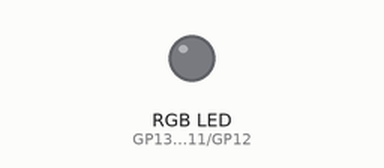
This program was run on a simulated Raspberry Pi Pico running MicroPython. On the bench: an RGB LED mixed from three pins (HIGH = lit). The clock reads 2024-03-15 10:24:30 at power-on unless the program sets it. At 5.0 s the program stops and its outputs stay as they are.

Above: at 0.6 s.
At 2.25 s:
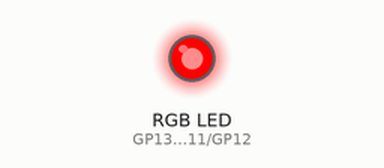
Timing chart, 0 to 3.0 s (numbered marks = the images above):
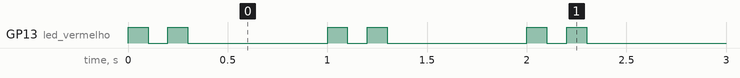

Measured:
- by itself, GP13 (led_vermelho): repeats every 1.0 s: LOW 0.10 s, HIGH 0.10 s, LOW 0.70 s, HIGH 0.10 s, until it stays LOW from 4.3 s
- by itself, everything shown: repeats every 1.0 s, in 4 steps

The program:

animar_led_coracao.py
```python
# animar_led_coracao.py
# Animação de batimento cardíaco no LED
# Bloco: Animar LED da cor batimento cardíaco

from machine import Pin, PWM
import time

# Configuração dos pinos do LED RGB
LED_RED = 13   # GPIO13 - Vermelho
LED_GREEN = 11 # GPIO11 - Verde
LED_BLUE = 12  # GPIO12 - Azul

# Inicializa os LEDs com PWM
led_vermelho = PWM(Pin(LED_RED), freq=1000)
led_verde = PWM(Pin(LED_GREEN), freq=1000)
led_azul = PWM(Pin(LED_BLUE), freq=1000)

def animar_led_coracao(cor, duracao_total=5):
    """
    Simula um batimento cardíaco com dois pulsos rápidos.

    Args:
        cor: Tupla (R, G, B) com valores de 0 a 255
        duracao_total: Tempo total em segundos (padrão: 5)
    """
    tempo_inicio = time.time()

    while time.time() - tempo_inicio < duracao_total:
 # Primeiro pulso
        led_vermelho.duty_u16(cor[0] * 257)
        led_verde.duty_u16(cor[1] * 257)
        led_azul.duty_u16(cor[2] * 257)
        time.sleep_ms(100)

 # Pausa curta
        led_vermelho.duty_u16(0)
        led_verde.duty_u16(0)
        led_azul.duty_u16(0)
        time.sleep_ms(100)

 # Segundo pulso
        led_vermelho.duty_u16(cor[0] * 257)
        led_verde.duty_u16(cor[1] * 257)
        led_azul.duty_u16(cor[2] * 257)
        time.sleep_ms(100)

 # Pausa longa
        led_vermelho.duty_u16(0)
        led_verde.duty_u16(0)
        led_azul.duty_u16(0)
        time.sleep_ms(700)

# Exemplo de uso
if __name__ == "__main__":
 # Batimento cardíaco vermelho por 5 segundos
    animar_led_coracao((255, 0, 0), 5)

 # Desliga o LED
    led_vermelho.duty_u16(0)
    led_verde.duty_u16(0)
    led_azul.duty_u16(0)
```
